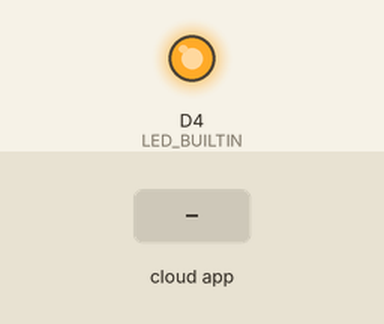
Simulated run of this sketch. Board: ESP8266 (NodeMCU). Parts: output pins drawn as LEDs (lit = HIGH, except the on-board LED, lit = LOW). Inputs (shaded band) come from the test bench.

Above: at 1.2 s.
1.3 s: the phone or cloud app sets led to 1
At 1.9 s:
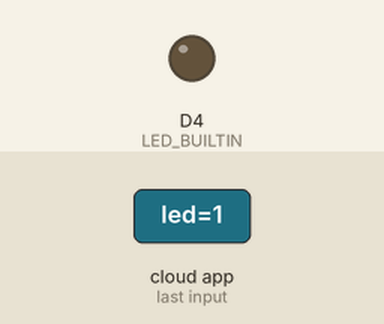
2.8 s: the phone or cloud app sets led to 0
At 3.1 s:
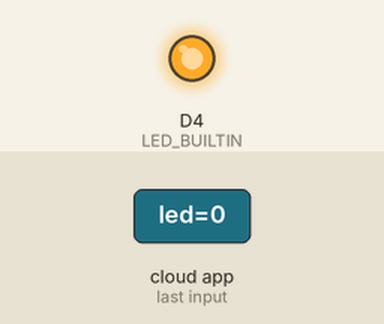
Timing chart, 0 to 5.8 s (numbered marks = the images above; inputs shaded):
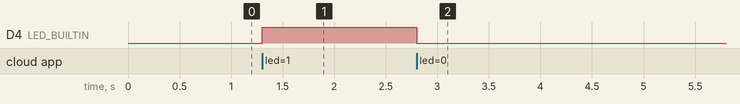

The sketch:

Thinger_ESP8266_JAV_2.ino
```cpp
#define THINGER_SERIAL_DEBUG

#include <ThingerESP8266.h>
#include "arduino_secrets.h"

ThingerESP8266 thing(USERNAME, DEVICE_ID, DEVICE_CREDENTIAL);

void setup() {
  // open serial for monitoring
  Serial.begin(115200);

  // set builtin led as output
  pinMode(LED_BUILTIN, OUTPUT);
  pinMode(D0, INPUT);
  pinMode(D1, INPUT);
  // add WiFi credentials
  thing.add_wifi(SSID, SSID_PASSWORD);

  // digital pin control example (i.e. turning on/off a light, a relay, configuring a parameter, etc)
  thing["led"] << digitalPin(LED_BUILTIN);

  thing["MW"] >> outputValue(digitalRead(D0));
  thing["PIR"] >> outputValue(digitalRead(D1));

  // resource output example (i.e. reading a sensor value)
  thing["millis"] >> outputValue(millis());

  // more details at http://docs.thinger.io/arduino/
}

void loop() {
  thing.handle();
}
```

arduino_secrets.h
```cpp
#define USERNAME "Giorgio"
#define DEVICE_ID "ESP8266"
#define DEVICE_CREDENTIAL "BEJ2cmWpxXiC%22F"

#define SSID "FV_2.4"
#define SSID_PASSWORD "524014180"
```

Measured:
- after the input at 1.3 s, D4 (LED_BUILTIN): LOW → HIGH at once
- after the input at 2.8 s, D4 (LED_BUILTIN): HIGH → LOW at once
